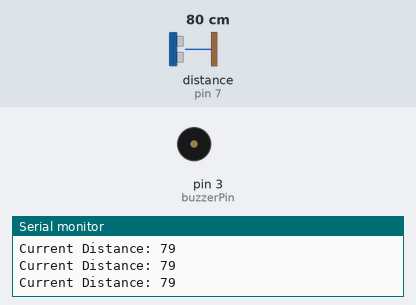
The sketch below on a simulated Arduino Uno, built with avr-gcc and run on an emulated ATmega328P. Parts: buzzer (waves = sounding, pin HIGH), the last lines printed to the serial monitor. Wiring (inferred from the names in the program): ultrasonic range finder: trigger pin 8; echo pin 7. The inputs (shaded band) are chosen by the test bench; at power-on: distance to the obstacle (sensor on pin 7) 80 cm. The echo pulse lasts 58.3 µs per cm; pins used as bus, display or sensor lines are not drawn.

Above: at 3.7 s.
3.8 s: distance to the obstacle (sensor on pin 7) set to 96 cm
5.3 s: distance to the obstacle (sensor on pin 7) set to 103 cm
At 5.54 s:
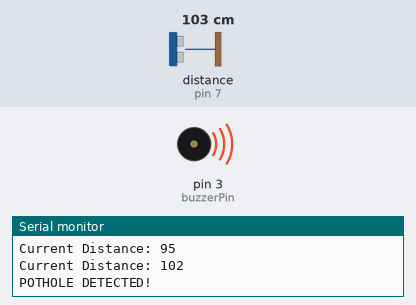
8.3 s: distance to the obstacle (sensor on pin 7) set to 2 cm
At 9.7 s:
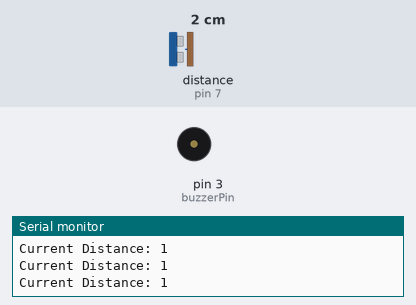
10.0 s: distance to the obstacle (sensor on pin 7) set to 120 cm
At 10.18 s:
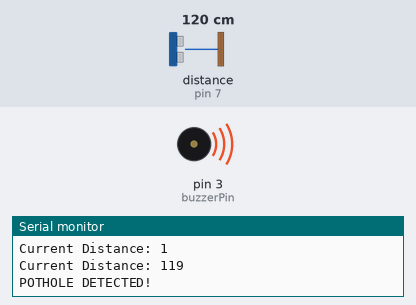
Timing chart, 0 to 14.0 s (numbered marks = the images above; inputs shaded):
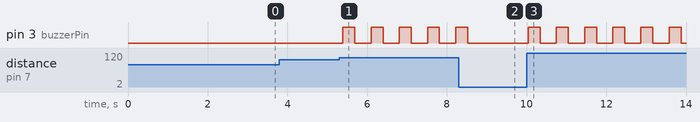

Measured:
- the behaviour switches between 100 and 101 cm on distance to the obstacle (sensor on pin 7) (found by bisection; images 0 and 1)
- after the input at 5.3 s, pin 3 (buzzerPin): alternates HIGH for 0.30 s and LOW for 0.41 s, starting after 0.09 s
- after the input at 8.3 s, pin 3 (buzzerPin): goes on until 8.5 s, then stays LOW
- after the input at 10.0 s, pin 3 (buzzerPin): alternates HIGH for 0.30 s and LOW for 0.41 s, starting at once

The sketch:

Pothole_detection.ino
```cpp
#define echoPindown 7
#define trigPindown 8

#define buzzerPin 3

long baselineDistance = 0;
long threshold = 20;

long getDistance(int trigPin, int echoPin) {
  digitalWrite(trigPin, LOW);
  delayMicroseconds(2);

  digitalWrite(trigPin, HIGH);
  delayMicroseconds(10);
  digitalWrite(trigPin, LOW);

  long duration = pulseIn(echoPin, HIGH);
  long distance = duration * 0.0343 / 2;

  return distance;
}

void setup() {
  Serial.begin(9600);

  pinMode(trigPindown, OUTPUT);
  pinMode(echoPindown, INPUT);
  pinMode(buzzerPin, OUTPUT);

  delay(2000);

  long sum = 0;
  for (int i = 0; i < 5; i++) {
    sum += getDistance(trigPindown, echoPindown);
    delay(100);
  }

  baselineDistance = sum / 5;

  Serial.print("Baseline Ground Distance: ");
  Serial.println(baselineDistance);
}

void loop() {

  long distancedown = getDistance(trigPindown, echoPindown);

  Serial.print("Current Distance: ");
  Serial.println(distancedown);

  if (distancedown > baselineDistance + threshold) {

    Serial.println("POTHOLE DETECTED!");

    digitalWrite(buzzerPin, HIGH);
    delay(300);
    digitalWrite(buzzerPin, LOW);
    delay(300);
  }

  delay(100);
}
```
